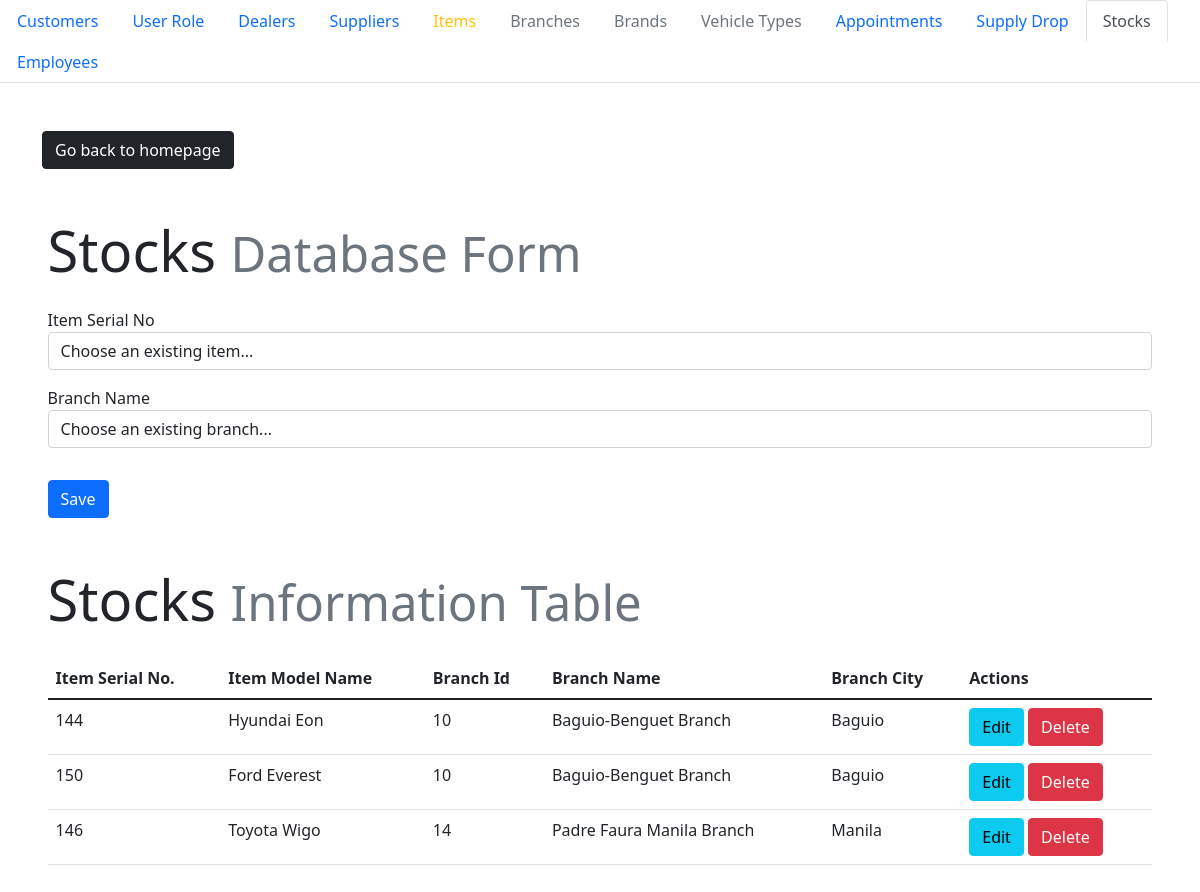
The app's page /avalon/admin/stocks.php with its own data.
### tables this page shows
CREATE TABLE `stocks` (
  `serial_no` int(11) NOT NULL,
  `branch_id` int(11) DEFAULT NULL
);

CREATE TABLE `item` (
  `serial_no` int(10) NOT NULL,
  `model_name` varchar(30) NOT NULL,
  `year` int(5) NOT NULL,
  `color` varchar(10) DEFAULT NULL,
  `seat_capacity` int(5) DEFAULT 5,
  `transmission` varchar(50) DEFAULT NULL,
  `speed` int(10) DEFAULT NULL,
  `engine` varchar(50) DEFAULT NULL,
  `price` decimal(20,0) NOT NULL,
  `availability` varchar(50) NOT NULL DEFAULT 'Available',
  `description` varchar(500) DEFAULT NULL,
  `image` varchar(50) DEFAULT NULL
);

CREATE TABLE `branch` (
  `branch_id` int(11) NOT NULL,
  `branch_name` varchar(30) NOT NULL,
  `lot_no` varchar(30) NOT NULL,
  `street` varchar(30) NOT NULL,
  `city` varchar(30) NOT NULL,
  `country` varchar(30) NOT NULL
);

### avalon/admin/stocks.php (the view, shortened to what this page needs)
<!DOCTYPE html>
<html lang="en">
<head>
    <link rel="stylesheet" href="style.css">
    <link href="https://cdn.jsdelivr.net/npm/bootstrap@5.1.3/dist/css/bootstrap.min.css" rel="stylesheet">
</head>
<body>
    <ul class="nav nav-tabs">
    <li class="nav-item">
        <a class="nav-link" href="./index.php">Customers</a>
    </li>
    <li class="nav-item">
        <a class="nav-link" href="./user_role.php">User Role</a>
    </li>
    <li class="nav-item">
        <a class="nav-link" href="./dealer.php">Dealers</a>
    </li>
    <li class="nav-item">
        <a class="nav-link" href="./supplier.php">Suppliers</a>
    </li>
    <li class="nav-item">
        <a class="nav-link text-warning" href="./item.php">Items</a>
    </li>
    <li class="nav-item">
        <a class="nav-link text-muted" href="./branch.php">Branches</a>
    </li>
    <li class="nav-item">
        <a class="nav-link text-muted" href="./brand.php">Brands</a>
    </li>
    <li class="nav-item">
        <a class="nav-link text-muted" href="./vehicle_type.php">Vehicle Types</a>
    </li>
    <li class="nav-item">
        <a class="nav-link" href="./appointment-admin.php">Appointments</a>
    </li>
    <li class="nav-item">
        <a class="nav-link" href="./provides.php">Supply Drop</a>
    </li>
    <li class="nav-item">
        <a class="nav-link active" href="./stocks.php">Stocks</a>
    </li>
    <li class="nav-item">
        <a class="nav-link" href="./works_at.php">Employees</a>
    </li>
    </ul>
    <?php require_once 'process_stocks.php'; ?>
    <div class="container transition">
    <div style="padding-top: 3em;">
        <a class="btn btn-dark" href="../foradmin.php" role="button">Go back to homepage</a>
    </div>
    <div class="mx-auto" style="width: 99%; padding-top: 3em;">
    <h1 class="display-4">Stocks <small class="text-muted">Database Form</small></h1>
        <form action="process_stocks.php" method="POST">
            <div class="col form-group" style="padding-top: 1em">
            <label for="">Item Serial No</label>
            <select name="serial_no"  class="form-control"  id="ddlselect">
                <option selected disabled value=NULL>Choose an existing item...</option>
            </select>
            </div>
            <div class="col form-group" style="padding-top: 1em">
            <label for="">Branch Name</label>
            <select name="branch_id"  class="form-control"  id="ddlselect">
                <option selected disabled value=NULL>Choose an existing branch...</option>
            </select>
            </div>
            <div class="form-group" style="padding-top: 2em">
                <?php
                if ($update == true):
                ?>
                    <button type="submit" class="btn btn-info" name="update">Update</button>
                <?php else: ?>
                    <button type="submit" class="btn btn-primary" name="save">Save</button>
                <?php endif; ?>
            </div>
        </form>
    </div>
    <?php
        $mysqli = new mysqli('localhost', 'root', '', 'sza') or die(mysqli_error($mysqli));
        $result = $mysqli->query("SELECT
                                    stocks.serial_no,
                                    item.model_name,
                                    stocks.branch_id,
                                    branch.branch_name,
                                    branch.city
                                FROM item
                                JOIN stocks
                                    ON item.serial_no = stocks.serial_no
                                JOIN branch
                                    ON branch.branch_id = stocks.branch_id;") or die(mysqli_error);
    ?>
    <div class="mx-auto" style="width: 99%; padding-top: 3em; padding-bottom: 5em;">
    <h1 class="display-4" style="padding-bottom: 0.3em;">Stocks <small class="text-muted">Information Table</small></h1>
        <table class="table">
            <thead>
                <tr>
                    <th>Item Serial No.</th>
                    <th>Item Model Name</th>
                    <th>Branch Id</th>
                    <th>Branch Name</th>
                    <th>Branch City</th>
                    <th>Actions</th>
                </tr>
            </thead>
        <?php
            while ($row = $result->fetch_assoc()): ?>
                <tr>
                    <td><?php echo $row['serial_no']; ?></td>
                    <td><?php echo $row['model_name']; ?></td>
                    <td><?php echo $row['branch_id']; ?></td>
                    <td><?php echo $row['branch_name']; ?></td>
                    <td><?php echo $row['city']; ?></td>
                    <td>
                        <a href="stocks.php?edit=<?php echo $row['serial_no']; ?>"
                            class="btn btn-info">Edit</a>
                        <button onclick="check(<?php echo $row['serial_no']; ?>)" type="button" class="btn btn-danger">Delete</button>
                    </td>
                </tr>
            <?php endwhile; ?>
        </table>
    </div>
    </div>
</body>
</html>

### avalon/admin/style.css (style rules this page uses)
.transition { animation: transitionIn 0.5s; }

### records on screen
stocks: serial_no "144", serial_no.model_name "Hyundai Eon", branch "10", branch.branch_name "Baguio-Benguet Branch", branch.city "Baguio"
stocks: serial_no "150", serial_no.model_name "Ford Everest", branch "10", branch.branch_name "Baguio-Benguet Branch", branch.city "Baguio"
stocks: serial_no "146", serial_no.model_name "Toyota Wigo", branch "14", branch.branch_name "Padre Faura Manila Branch", branch.city "Manila"
